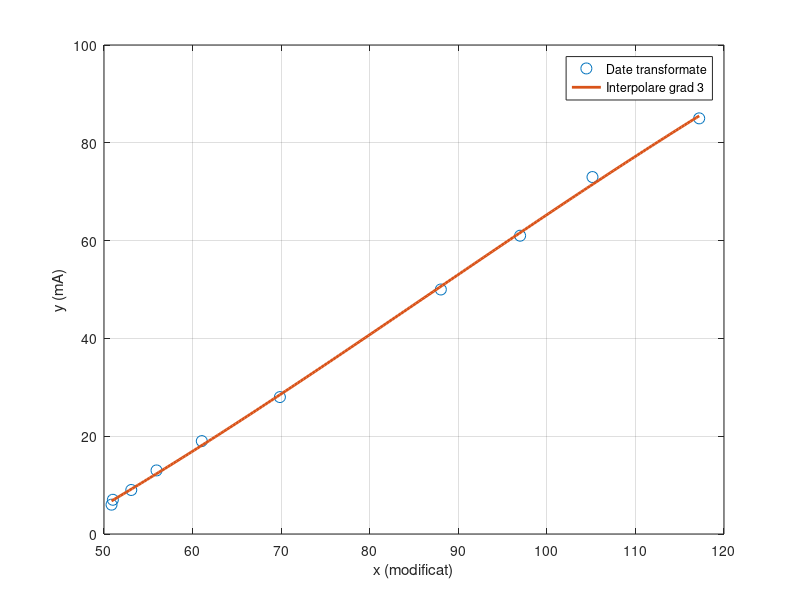

Source code (MATLAB):
% Date originale
x = [-50.85, -51, -53.08, -55.93, -61.04, -69.86, -88.03, 83.02, 74.85, 62.80];
y = [6, 7, 9, 13, 19, 28, 50, 61, 73, 85];

% Transformări
x_final = x;
for i = 1:length(x)
    if x(i) < 0
        % negative → modul
        x_final(i) = -x(i);
    else
        % pozitive → cadran 2
        x_final(i) = 180 - x(i);
    end
end

disp('x_final:');
disp(x_final);

% Interpolare polinomială (grad 3, de exemplu)
n = 3;
p = polyfit(x_final, y, n);

disp('Coeficienții polinomului (grad 3):');
disp(p);

% Generăm puncte pentru desen
x_fit = linspace(min(x_final), max(x_final), 200);
y_fit = polyval(p, x_fit);

% Plot
figure;
plot(x_final, y, 'o', 'MarkerSize', 8, 'DisplayName', 'Date transformate');
hold on;
plot(x_fit, y_fit, '-', 'LineWidth', 2, 'DisplayName', sprintf('Interpolare grad %d', n));
xlabel('x (modificat)');
ylabel('y (mA)');
legend;
grid on;
